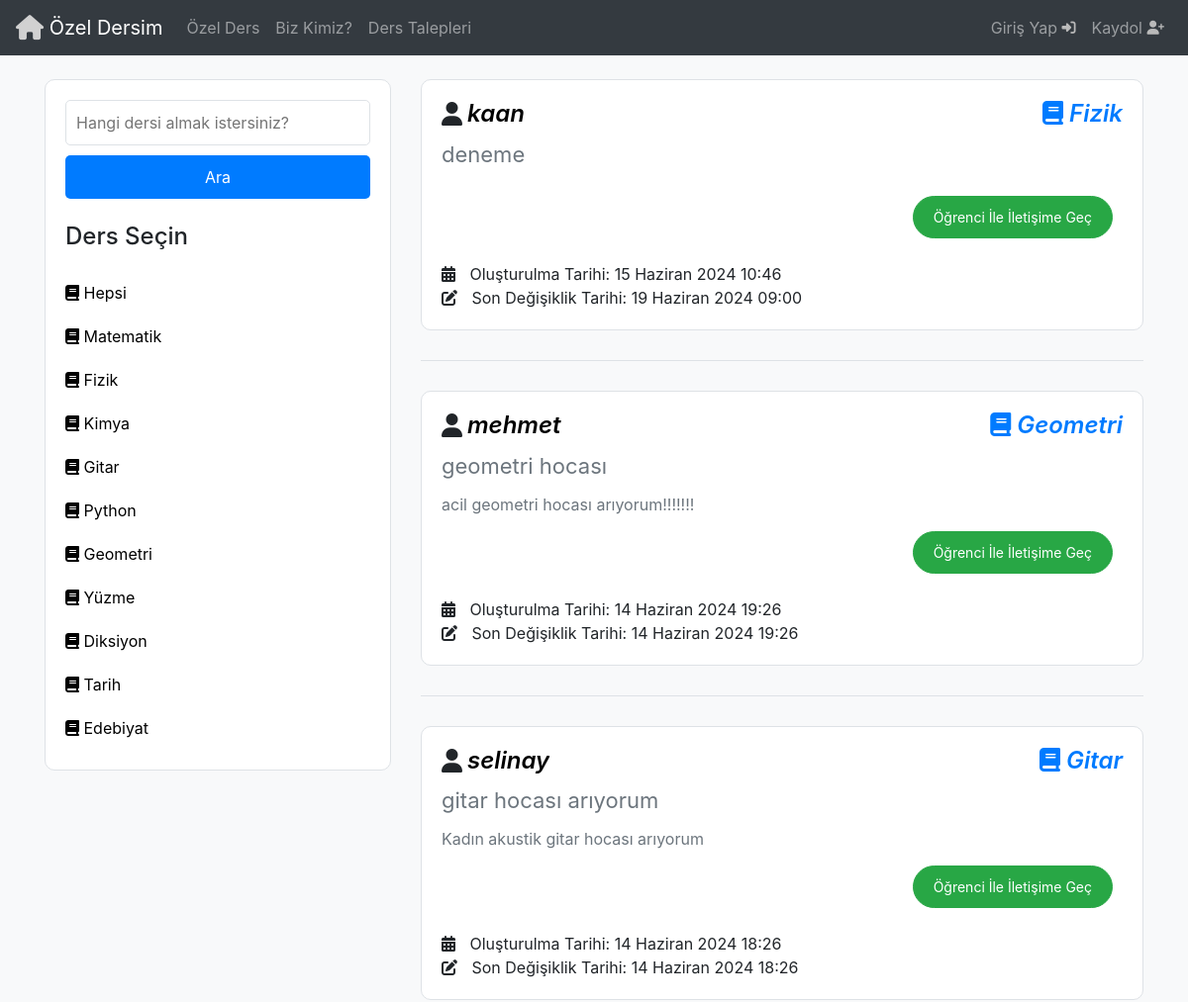
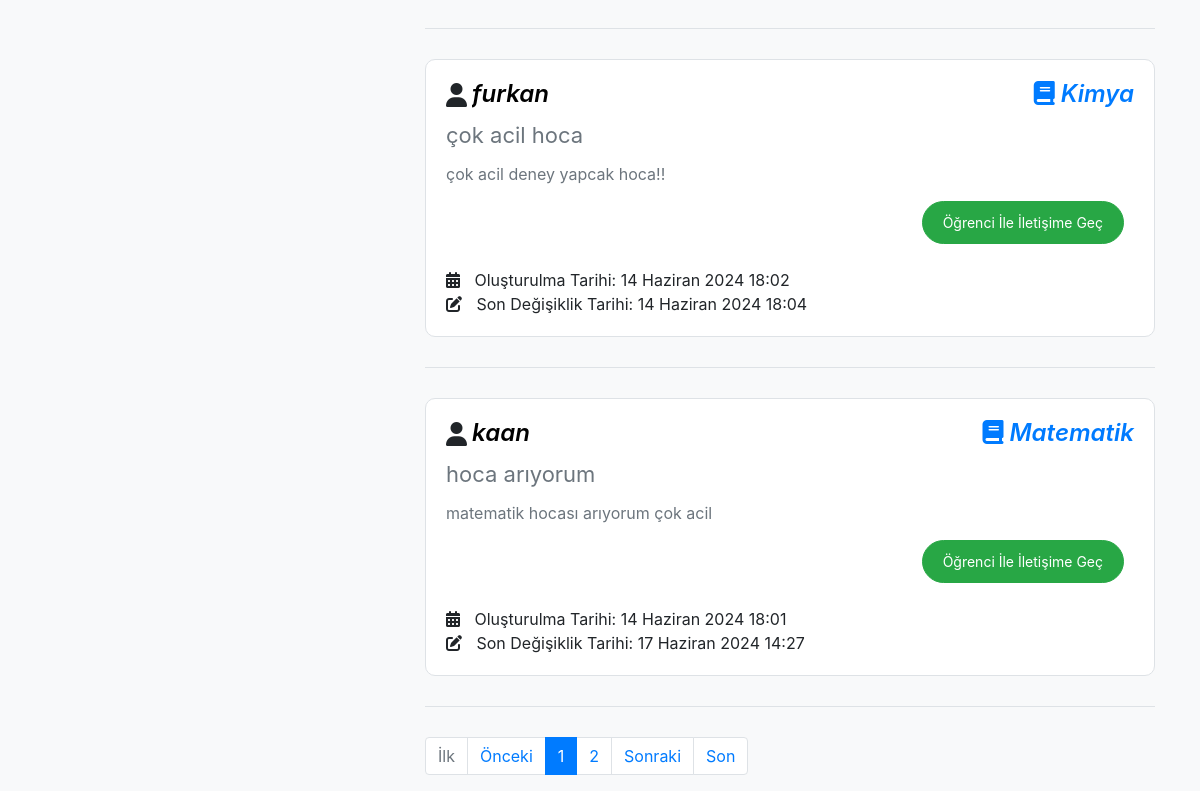
/derstalepleri/, run on an earlier commit of the app's database (2 pictures, top to bottom).
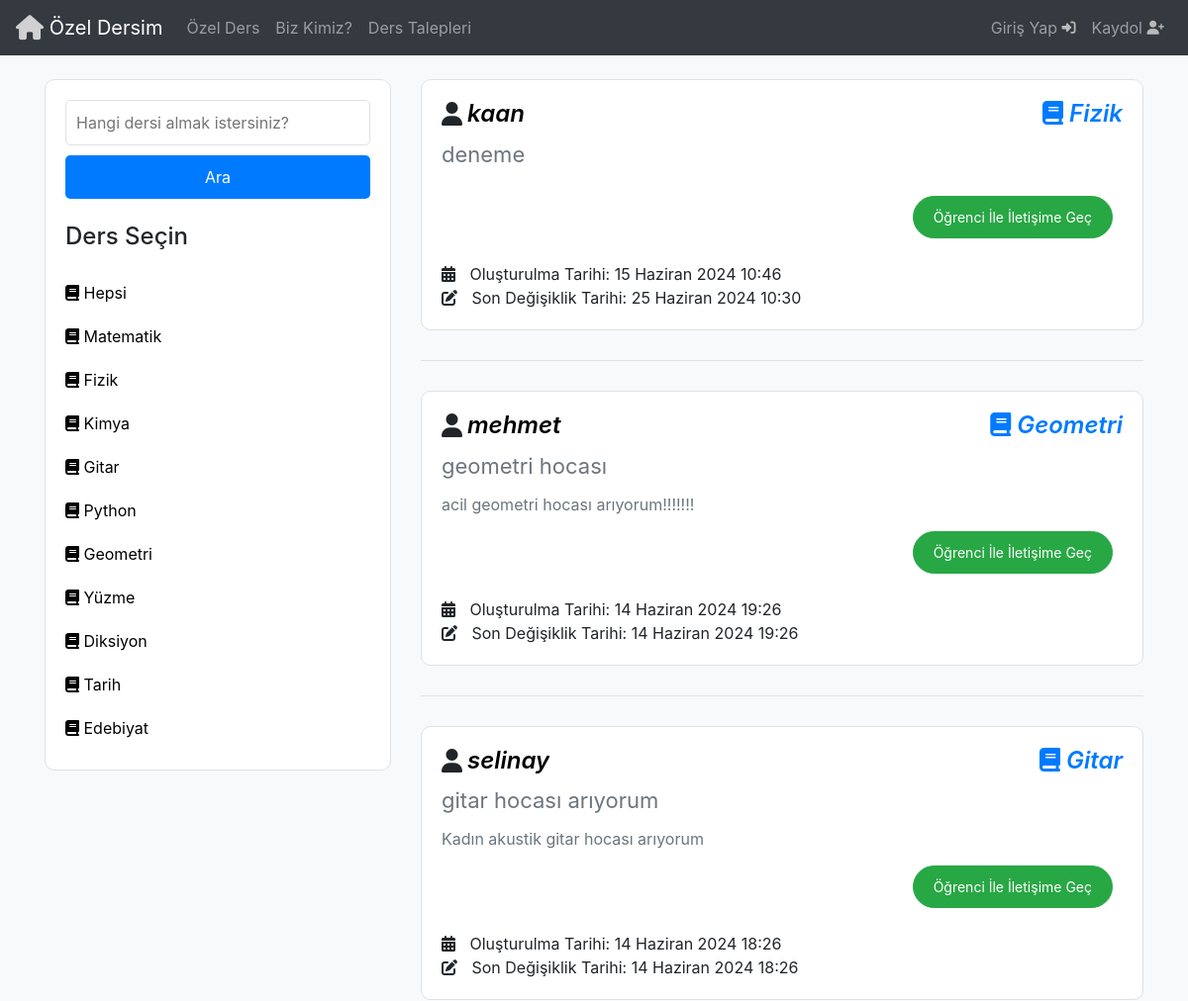
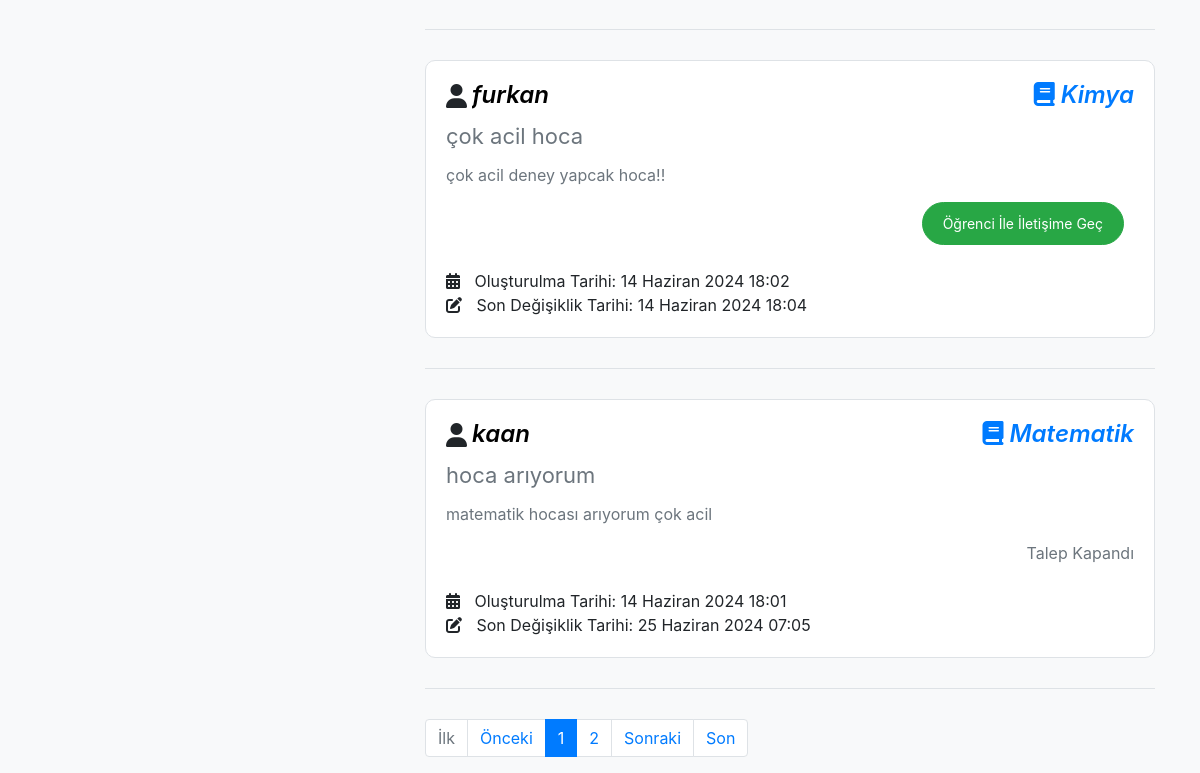
And on a later commit of the database (2 pictures, top to bottom).
### Base/models.py (models this page shows, shortened)
class DersTalepleri(models.Model):
  seviye = [
    ('İlkokul', 'İlkokul'),
    ('Ortaokul', 'Ortaokul'),
    ('Lise', 'Lise'),
    ('Üniversite', 'Üniversite'),
    ('Yüksek Lisans','Yüksek Lisans'),
  ]
  ders_tipleri = [
        ('online', 'Online'),
        ('yuz_yuze', 'Yüz Yüze'),
        ('iksisde', 'Online ve Yüz Yüze'),
    ]
  kullanici = models.ForeignKey(User, on_delete=models.CASCADE)
  baslik = models.CharField(max_length=50)
  ders = models.ForeignKey(Ders, on_delete=models.CASCADE)
  talep_notu= models.TextField(max_length=200,null=True,blank=True)
  talep_durumu = models.BooleanField(default=False)
  min_butce = models.IntegerField(validators=[MinValueValidator(0)])
  max_butce = models.IntegerField(validators=[MaxValueValidator(10000)])
  ogrenci_seviyesi = models.CharField(max_length=50,choices=seviye)
  olusturulma_tarihi = models.DateTimeField(auto_now_add=True)
  konum = models.ForeignKey(Sehir, on_delete=models.CASCADE)
  dil = models.ForeignKey(Dil,on_delete=models.CASCADE)
  gunceleme=models.DateTimeField(auto_now=True)
  ders_tipi = models.CharField(
        max_length=50,
        choices=(('online', 'Online'), ('yuz_yuze', 'Yüz Yüze'), ('iksisde', 'Online ve Yüz Yüze')),
    )

class Ders(models.Model):
  ders = models.CharField(max_length=50)
  def __str__(self) :
    return self.ders

### Base/views.py (the view)
# urls.py: path('derstalepleri/', views.derstalepleri,name='DersTalepleri'),
def derstalepleri(request):
   q = request.GET.get('q') if request.GET.get('q') != None else ''
   dersler = Ders.objects.all()
   derstalepleri = DersTalepleri.objects.filter(
      Q(ders__ders__icontains=q) |
      Q(kullanici__username__icontains=q) |
      Q(kullanici__last_name__icontains=q) |
      Q(kullanici__first_name__icontains=q) |
      Q(kullanici__profile__cinsiyet__icontains=q) |
      Q(konum__sehir__icontains=q) |
      Q(baslik__icontains=q) |
      Q(max_butce__icontains=q) |
      Q(min_butce__icontains=q) |
      Q(olusturulma_tarihi__icontains=q) |
      Q(dil__dil__icontains=q)
   )
   paginator = Paginator(derstalepleri,5)
   page_number = request.GET.get('page')
   page_obj = paginator.get_page(page_number)
   context = {'derstalepleri': derstalepleri, 'dersler':dersler,'page_obj':page_obj}
   return render(request, 'DersTalepleri.html',context)

### Templates/DersTalepleri.html (shortened to what the changed rows need)
{% include 'navbar.html' %}
<!DOCTYPE html>
<html lang="en">
  <head>
    <link
      rel="stylesheet"
      href="https://stackpath.bootstrapcdn.com/bootstrap/4.5.2/css/bootstrap.min.css"
    />
    <link
      rel="stylesheet"
      href="https://cdnjs.cloudflare.com/ajax/libs/font-awesome/6.5.2/css/all.min.css"
    />
  </head>
  <body>
    <div class="container mt-4">
      <div class="row">
        <div class="col-md-8">
           {% for derstalebi in page_obj reversed %}
          <div class="request-card">
            <div class="d-flex justify-content-between align-items-center">
              <h5 class="d-flex align-items-center">
                <i class="fas fa-user"></i>
                <a href="{% url 'TalepDetay' derstalebi.id %}" class="user-name"> {{ derstalebi.kullanici }}</a>
              </h5>
              <h5>
                <i class="fas fa-book" style="color: #007bff"></i>
                <span class="lesson-name">{{ derstalebi.ders }}</span>
              </h5>
            </div>
           <p style="font-size: 22px;" > {{derstalebi.baslik}}</p>
            <p>{{ derstalebi.talep_notu }}</p>
            <div class="request-actions">
              {% if derstalebi.kullanici == request.user %}
              <div class="right-actions">
                <style>
                  .btn-custom-sm {
                      padding: 0.60rem 1rem;
                      font-size: 0.85rem;
                  }
              </style>
              <a
                  href="{% url 'TalepDuzenle' derstalebi.id %}"
                  class="btn btn-warning btn-sm btn-custom btn-warning-custom btn-custom-sm"
                  >Talebi Düzenle</a
              >
              <a
                  href="{% url 'TalepSil' derstalebi.id %}"
                  class="btn btn-danger btn-sm btn-custom btn-danger-custom btn-custom-sm"
                  >Talebi Sil</a
              >
              <a
                  href="{% url 'TalepKabul' derstalebi.id %}"
                  class="btn btn-success btn-sm btn-custom btn-success-custom btn-custom-sm"
                  >Talebi Kapat</a
              >
              </div>
              {% else %} {% if derstalebi.talep_durumu == False %}
              <div class="right-actions">
                {% if request.user.is_authenticated %}
                <a
                  href="{% url 'IletisimeGec1' derstalebi.id %}"
                  class="btn btn-success btn-sm btn-custom btn-success-custom"
                  >Öğrenci İle İletişime Geç</a
                >
                {% else %}
                <a
                  href="{% url 'register' %}"
                  class="btn btn-success btn-sm btn-custom btn-success-custom"
                  >Öğrenci İle İletişime Geç</a
                >{% endif %}
              </div>
              {% else %}
              <span class="text-muted">Talep Kapandı</span>
              {% endif %} {% endif %}
            </div>
            <br>
            <div>
              <div class="box">
                  <i class="fas fa-calendar-alt"></i>
                  <span>Oluşturulma Tarihi: {{derstalebi.olusturulma_tarihi}}</span>
              </div>
              <div class="box">
                  <i class="fas fa-edit"></i>
                  <span>Son Değişiklik Tarihi: {{derstalebi.gunceleme}}</span>
              </div>
          </div>
          </div>
          <div class="divider"></div>
          {% endfor %}
          <nav aria-label="Page navigation">
            <ul class="pagination">
            </ul>
          </nav>
        </div>
      </div>
    </div>
  </body>
</html>

What changed in the data, as far as the page shows it:
changed DersTalepleri "deneme": gunceleme "19 Haziran 2024 09:00" → "25 Haziran 2024 10:30"
changed DersTalepleri "hoca arıyorum": gunceleme "17 Haziran 2024 14:27" → "25 Haziran 2024 07:05"; talep_durumu "Öğrenci İle İletişime Geç" → "Talep Kapandı"
